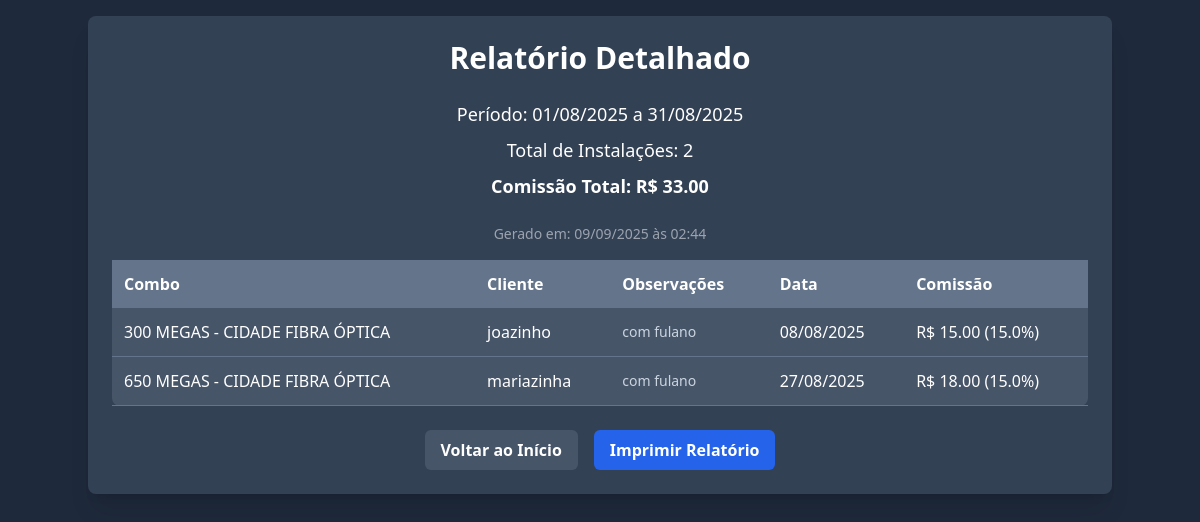
Screenshot of /relatorio-historico/1 (signed in) with the database file from the repository.
### app.py (models this page shows)
class RelatorioHistorico(db.Model):
    id = db.Column(db.Integer, primary_key=True)
    data_inicio = db.Column(db.String(20), nullable=False)
    data_fim = db.Column(db.String(20), nullable=False)
    total_comissoes = db.Column(db.Float, nullable=False)
    num_instalacoes = db.Column(db.Integer, nullable=False)
    data_salva = db.Column(db.DateTime, default=datetime.datetime.now)
    instalacoes_json = db.Column(db.String, nullable=False)
    user_id = db.Column(db.Integer, db.ForeignKey('user.id'), nullable=False)

### app.py (the view)
@app.route('/relatorio-historico/<int:relatorio_id>')
@login_required
def relatorio_historico(relatorio_id):
    relatorio = RelatorioHistorico.query.get_or_404(relatorio_id)
    if relatorio.author != current_user:
        flash("Você não tem permissão para ver este relatório.", "danger")
        return redirect(url_for('index'))
    instalacoes_lista = json.loads(relatorio.instalacoes_json)
    data_hoje = datetime.datetime.now()
    return render_template('relatorio_historico.html', relatorio=relatorio, instalacoes=instalacoes_lista, data_hoje=data_hoje)

### app.py (called while the page is built)
@login_manager.user_loader
def load_user(user_id):
    return User.query.get(int(user_id))

@app.template_filter('strftime')
def _jinja2_filter_datetime(date, fmt=None):
    if isinstance(date, str):
        try: date = datetime.datetime.strptime(date, '%Y-%m-%d').date()
        except (ValueError, TypeError): return date
    return date.strftime(fmt or '%d/%m/%Y')

### templates/relatorio_historico.html (shortened to what this page needs)
<!DOCTYPE html>
<html lang="pt-br">
<head>
    <script src="https://cdn.tailwindcss.com"></script>
</head>
<body class="bg-slate-800 text-white font-sans flex flex-col items-center min-h-screen p-4">
    <div class="bg-slate-700 p-6 rounded-lg shadow-xl w-full max-w-5xl">
        <h1 class="text-3xl font-bold text-center mb-6">Relatório Detalhado</h1>
        <p class="text-center text-lg mb-2">Período: {{ relatorio.data_inicio | strftime }} a {{ relatorio.data_fim | strftime }}</p>
        <p class="text-center text-lg mb-2">Total de Instalações: {{ relatorio.num_instalacoes }}</p>
        <p class="text-center text-lg font-bold mb-6">Comissão Total: R$ {{ "%.2f"|format(relatorio.total_comissoes) }}</p>
        <p class="text-sm text-gray-400 text-center mb-4">Gerado em: {{ data_hoje.strftime('%d/%m/%Y às %H:%M') }}</p>
        <div class="overflow-x-auto">
            <table class="min-w-full bg-slate-600 rounded-lg">
                <thead class="bg-slate-500">
                    <tr>
                        <th class="p-3 text-left">Combo</th>
                        <th class="p-3 text-left">Cliente</th>
                        <th class="p-3 text-left">Observações</th>
                        <th class="p-3 text-left">Data</th>
                        <th class="p-3 text-left">Comissão</th>
                    </tr>
                </thead>
                <tbody>
                    {% for instalacao in instalacoes %}
                    <tr class="border-b border-slate-500">
                        <td class="p-3">{{ instalacao.descricao_combo }}</td>
                        <td class="p-3">{{ instalacao.login_cliente }}</td>
                        <td class="p-3 text-sm text-slate-300">{{ instalacao.get('observacoes', 'N/A') }}</td>
                        <td class="p-3">{{ instalacao.data_instalacao | strftime }}</td>
                        <td class="p-3">R$ {{ "%.2f"|format(instalacao.comissao) }} ({{ instalacao.get('porcentagem_comissao', 'N/A') }}%)</td>
                    </tr>
                    {% endfor %}
                </tbody>
            </table>
        </div>
        <div class="text-center mt-6 flex justify-center space-x-4">
            <a href="{{ url_for('index') }}" class="bg-slate-600 text-white font-bold py-2 px-4 rounded-md hover:bg-slate-500 transition">Voltar ao Início</a>
            <a href="{{ url_for('relatorio_historico_imprimir', relatorio_id=relatorio.id) }}" class="bg-blue-600 text-white font-bold py-2 px-4 rounded-md hover:bg-blue-700 transition">Imprimir Relatório</a>
        </div>
    </div>
</body>
</html>

### templates/relatorio_historico.html (style rules this page uses)
body { font-family: 'Inter', sans-serif; }

### rows the page displays
RelatorioHistorico: data_inicio|strftime "01/08/2025", data_fim|strftime "31/08/2025", num_instalacoes "2", total_comissoes "33.00"

### other values shown
{{ instalacao.descricao_combo }} "300 MEGAS - CIDADE FIBRA ÓPTICA" "650 MEGAS - CIDADE FIBRA ÓPTICA"
{{ instalacao.login_cliente }} "joazinho" "mariazinha"
{{ instalacao.get('observacoes', 'N/A') }} "com fulano" "com fulano"
{{ instalacao.data_instalacao | strftime }} "08/08/2025" "27/08/2025"
{{ "%.2f"|format(instalacao.comissao) }} "15.00" "18.00"
{{ instalacao.get('porcentagem_comissao', 'N/A') }} "15.0" "15.0"
